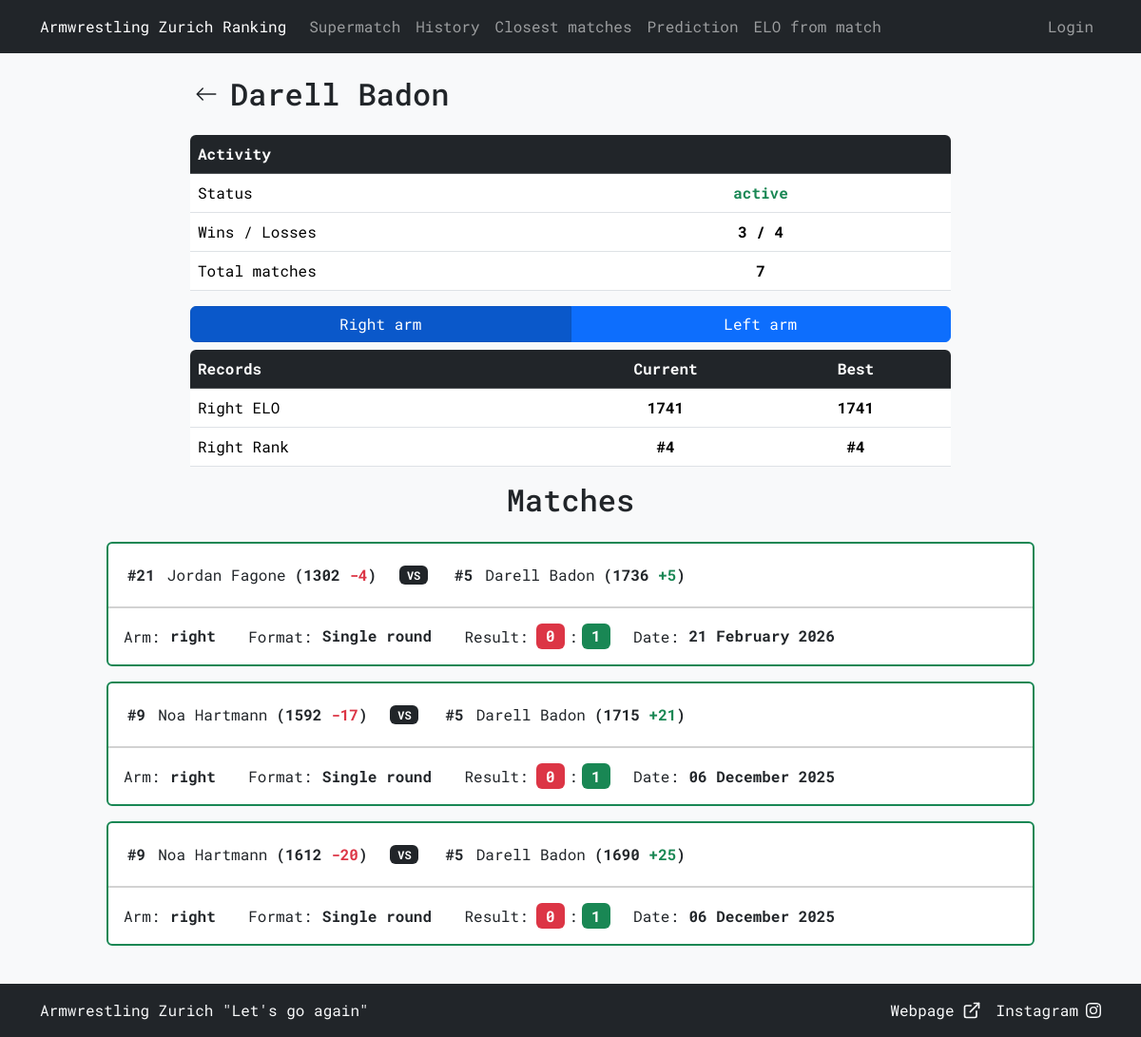
The app's page /view_member?id=32&arm=right with its own data.
### tables this page shows
CREATE TABLE "armwrestlers" (
    id INTEGER PRIMARY KEY AUTOINCREMENT,
    name TEXT NOT NULL UNIQUE,
    right_elo INTEGER NOT NULL,
    left_elo INTEGER NOT NULL,
    right_rank INTEGER,
    left_rank INTEGER,
    added_by TEXT NOT NULL,
    last_edited_by TEXT, hidden INTEGER NOT NULL DEFAULT 0, active INTEGER NOT NULL DEFAULT 1,
    FOREIGN KEY (added_by) REFERENCES users(username)
);

CREATE TABLE "history" (
    id INTEGER PRIMARY KEY AUTOINCREMENT,
    armwrestler1_id INTEGER NOT NULL,
    armwrestler2_id INTEGER NOT NULL,
    arm TEXT NOT NULL CHECK (arm IN ('right', 'left')),
    armwrestler1_rank INTEGER NOT NULL,
    armwrestler2_rank INTEGER NOT NULL,
    armwrestler1_elo INTEGER NOT NULL,
    armwrestler2_elo INTEGER NOT NULL,
    armwrestler1_score INTEGER NOT NULL,
    armwrestler2_score INTEGER NOT NULL,
    armwrestler1_elo_diff INTEGER NOT NULL,
    armwrestler2_elo_diff INTEGER NOT NULL,
    selected_format TEXT NOT NULL,
    date DATETIME DEFAULT CURRENT_TIMESTAMP,
    added_by TEXT NOT NULL,
    FOREIGN KEY (armwrestler1_id) REFERENCES armwrestlers(id),
    FOREIGN KEY (armwrestler2_id) REFERENCES armwrestlers(id),
    FOREIGN KEY (added_by) REFERENCES users(username)
);

### armelo_app.py (the view, shortened to what this page needs)
@app.route("/view_member", methods=["GET"])
def view_member():
    try:
        id = int(request.args.get('id'))
    except (ValueError, TypeError):
        raise NotFound()
    if request.args.get('arm') not in ('right', 'left'):
        return redirect(url_for('view_member', id=id, arm='right'))
    arm = get_arm()
    name_result = db_execute('SELECT name FROM armwrestlers WHERE id = ?', id)
    if not name_result:
        raise NotFound()
    name = name_result[0]['name']
    query = '''
        SELECT
            CASE WHEN a.hidden THEN 'hidden' WHEN a.active THEN 'active' ELSE 'inactive' END AS current_status,
            a.right_elo, a.left_elo, a.right_rank, a.left_rank
        FROM armwrestlers a
        WHERE a.id = ?
    '''
    current_status, current_right_elo, current_left_elo, current_right_rank, current_left_rank = db_execute(query, id)[0]
    wins, losses = 0, 0
    history = db_execute('''
        SELECT a1.id AS armwrestler1_id, a1.name AS armwrestler1_name, a2.id AS armwrestler2_id, a2.name AS armwrestler2_name, h.arm,
               h.armwrestler1_rank, h.armwrestler2_rank, h.armwrestler1_elo, h.armwrestler2_elo,
               h.armwrestler1_score, h.armwrestler2_score, h.armwrestler1_elo_diff, h.armwrestler2_elo_diff,
               h.selected_format, h.date
        FROM history h
        JOIN armwrestlers a1 ON h.armwrestler1_id = a1.id
        JOIN armwrestlers a2 ON h.armwrestler2_id = a2.id
        WHERE h.armwrestler1_id = ? OR h.armwrestler2_id = ?
        ORDER BY h.id DESC
    ''', id, id)
    selected_arm_history = []
    if history:
        best_right_elo = current_right_elo
        best_left_elo = current_left_elo
        best_right_rank = current_right_rank
        best_left_rank = current_left_rank
        wins_losses = []
        for record in history:
            is_armwrestler1 = record['armwrestler1_id'] == id
            match_arm = record['arm']
            elo = record['armwrestler1_elo'] if is_armwrestler1 else record['armwrestler2_elo']
            rank = record['armwrestler1_rank'] if is_armwrestler1 else record['armwrestler2_rank']
            my_score, opponent_score = (record['armwrestler1_score'], record['armwrestler2_score']) if is_armwrestler1 else (record['armwrestler2_score'], record['armwrestler1_score'])
            if my_score > opponent_score:
                wins += 1
                if match_arm == arm:
                    wins_losses.append("win")
            elif my_score < opponent_score:
                losses += 1
                if match_arm == arm:
                    wins_losses.append("loss")
            elif match_arm == arm:
                wins_losses.append("draw")
            if match_arm == 'right':
                best_right_elo = max(best_right_elo, elo)
                best_right_rank = min(best_right_rank, rank) if best_right_rank is not None else rank
                if arm == 'right':
                    selected_arm_history.append(record)
            elif match_arm == 'left':
                best_left_elo = max(best_left_elo, elo)
                best_left_rank = min(best_left_rank, rank) if best_left_rank is not None else rank
                if arm == 'left':
                    selected_arm_history.append(record)
        formatted_data = get_matches_formatted_data(selected_arm_history)
        total_matches = len(history)
    badges_for_arm = db_execute('''
        SELECT badges.name, badges.color
        FROM armwrestler_badges
        JOIN badges ON armwrestler_badges.badge_id = badges.id
        WHERE armwrestler_badges.armwrestler_id = ? AND armwrestler_badges.arm = ?
    ''', id, arm)
    template_data = {
        'id': id,
        'name': name,
        'current_right_elo': current_right_elo, 'current_left_elo': current_left_elo,
        'current_right_rank': current_right_rank, 'current_left_rank': current_left_rank,
        'best_right_elo': best_right_elo, 'best_left_elo': best_left_elo,
        'best_right_rank': best_right_rank, 'best_left_rank': best_left_rank,
        'current_status': current_status,
        'matches': selected_arm_history, 'formatted_data': formatted_data,
        'wins': wins, 'losses': losses, 'total_matches': total_matches,
        'wins_losses': wins_losses,
        'arm': arm,
        'badges_for_arm': badges_for_arm
    }
    if is_htmx():
        return render_template('view_member_partial.html', **template_data)
    return render_template('view_member.html', **template_data)

### armelo_app.py (called while the page is built)
@app.context_processor
def inject_user():
    username = session.get('username')
    return dict(username=username)

### config.py (called while the page is built)
def get_db():
    db = getattr(g, '_database', None)
    if db is None:
        db = g._database = sqlite3.connect(DATABASE)
        db.row_factory = sqlite3.Row
    return db

def db_execute(query, *args):
    db = get_db()
    cur = db.cursor()
    try:
        cur.execute(query, args)
        if query.strip().upper().startswith(("SELECT", "WITH")):
            return cur.fetchall()
        db.commit()
    except sqlite3.Error:
        db.rollback()
        raise
    finally:
        cur.close()

### helpers.py (called while the page is built)
def is_htmx():
    return bool(request.headers.get('HX-Request')) and not request.headers.get('HX-History-Restore-Request')

def get_arm():
    arm = request.values.get('arm', 'right')
    return arm if arm in ('right', 'left') else 'right'

### templates/view_member.html (shortened to what this page needs)
{% extends "layout.html" %}
{% from 'macros.html' import back_header %}
{% block content %}
<div class="mx-auto" style="max-width: 800px;">
    {{ back_header(name) }}
    <div class="table-responsive rounded">
        <table class="table">
            <thead class="table-dark">
                <tr>
                    <th colspan="2" class="align-middle">Activity</th>
                </tr>
            </thead>
            <tbody>
                <tr>
                    <td class="w-50 align-middle">Status</td>
                    <td class="text-center align-middle">
                        <span class="{% if current_status == 'active' %}text-success{% else %}text-secondary{% endif %}">
                            <strong>{{ current_status }}</strong>
                        </span>
                    </td>
                </tr>
                <tr>
                    <td class="w-50 align-middle">Wins / Losses</td>
                    <td class="text-center align-middle">
                        <strong>{{ wins }} / {{ losses }}</strong>
                    </td>
                </tr>
                <tr>
                    <td class="w-50 align-middle">Total matches</td>
                    <td class="text-center align-middle">
                        <strong>{{ total_matches }}</strong>
                    </td>
                </tr>
            </tbody>
        </table>
    </div>
</div>
<div id="arm_info">
    {% include 'view_member_partial.html' %}
</div>
{% endblock %}

### templates/macros.html (shortened to what this page needs)
{% macro back_header(title) %}
<div class="mb-4">
    <div class="row m-auto">
        <div class="col-auto p-0 d-flex align-items-center">
            <form action="{{ url_for('ranking') }}" method="GET">
                <button type="submit" class="btn btn-generic px-1 py-1 d-flex align-items-center">
                    <svg xmlns="http://www.w3.org/2000/svg" width="24" height="24" fill="currentColor" class="bi bi-arrow-left" viewBox="0 0 16 16">
                        <path fill-rule="evenodd" d="M15 8a.5.5 0 0 0-.5-.5H2.707l3.147-3.146a.5.5 0 1 0-.708-.708l-4 4a.5.5 0 0 0 0 .708l4 4a.5.5 0 0 0 .708-.708L2.707 8.5H14.5A.5.5 0 0 0 15 8"/>
                    </svg>
                </button>
            </form>
        </div>
        <div class="col d-flex align-items-center px-2">
            <h2 class="mb-0">{{ title }}</h2>
        </div>
    </div>
</div>
{% endmacro %}
{% macro arm_toggle(endpoint, target, push=false, url_kwargs={}) %}
<div class="btn-group btn-group-toggle mb-2 w-100">
    <a href="{{ url_for(endpoint, arm='right', **url_kwargs) }}"
       class="btn btn-primary w-50 {{ 'active' if arm == 'right' else '' }}"
       role="button"
       hx-get="{{ url_for(endpoint, arm='right', **url_kwargs) }}"
       hx-target="{{ target }}"
       hx-swap="innerMorph"
       {% if push %}hx-push-url="true"{% endif %}
       aria-pressed="{{ 'true' if arm == 'right' else 'false' }}">Right arm</a>
    <a href="{{ url_for(endpoint, arm='left', **url_kwargs) }}"
       class="btn btn-primary w-50 {{ 'active' if arm == 'left' else '' }}"
       role="button"
       hx-get="{{ url_for(endpoint, arm='left', **url_kwargs) }}"
       hx-target="{{ target }}"
       hx-swap="innerMorph"
       {% if push %}hx-push-url="true"{% endif %}
       aria-pressed="{{ 'true' if arm == 'left' else 'false' }}">Left arm</a>
</div>
{% endmacro %}

### templates/view_member_partial.html (shortened to what this page needs)
<div class="mx-auto" style="max-width: 800px;">
{% from 'macros.html' import arm_toggle with context %}
{{ arm_toggle('view_member', '#arm_info', push=true, url_kwargs={'id': id}) }}
    <div class="table-responsive rounded">
        <table class="table">
            <thead class="table-dark">
                <tr>
                    <th class="w-50 align-middle">Records</th>
                    <th class="text-center w-25 align-middle">Current</th>
                    <th class="text-center w-25 align-middle">Best</th>
                </tr>
            </thead>
            <tbody>
                {% if arm == 'right' %}
                <tr>
                    <td class="align-middle">Right ELO</td>
                    <td class="text-center align-middle"><strong>{{ current_right_elo }}</strong></td>
                    <td class="text-center align-middle"><strong>{{ best_right_elo }}</strong></td>
                </tr>
                <tr>
                    <td class="align-middle">Right Rank</td>
                    <td class="text-center align-middle">
                        <strong>{% if current_right_rank %}#{% endif %}{{ current_right_rank }}</strong>
                    </td>
                    <td class="text-center align-middle">
                        <strong>{% if best_right_rank %}#{% endif %}{{ best_right_rank }}</strong>
                    </td>
                </tr>
                {% endif %}
            </tbody>
        </table>
    </div>
</div>
<div class="col-auto text-center mb-4">
    <h2>Matches</h2>
</div>
{% if matches %}
{% include 'matches_partial.html' %}
{% else %}
<div class="alert alert-secondary">
    The armwrestler has not had any matches on the <strong>{{ arm }}</strong> arm.
</div>
{% endif%}

### templates/matches_partial.html (shortened to what this page needs)
{% for match in matches %}
<div class="col-12 mb-3">
    {% if wins_losses %}
        {% if wins_losses[loop.index - 1] == 'win' %}
            <div class="card border-success card-wider-border">
        {% elif wins_losses[loop.index - 1] == 'loss' %}
            <div class="card border-danger card-wider-border">
        {% else %}
            <div class="card card-wider-border">
        {% endif %}
    {% else %}
        <div class="card">
    {% endif %}
            <div class="card-header bg-transparent">
                <div class="row mt-2">
                    <div class="col-12 col-lg-auto mb-2 d-flex justify-content-center">
                        <div class="d-flex align-items-center gap-0 align-middle">
                            {% if match['armwrestler1_rank'] %}
                            <strong class="align-middle p-1">#{{ match['armwrestler1_rank'] }}</strong>
                            {% endif %}
                            <a href="{{ url_for('view_member', id=match['armwrestler1_id'], arm=match['arm']) }}" class="btn btn-generic text-start px-2 py-1 m-0 text-nowrap">
                                {{ match['armwrestler1_name'] }}
                            </a>
                            <strong class="text-nowrap align-middle">({{ match['armwrestler1_elo'] }} <span class="{{ formatted_data[loop.index - 1].diff1_color }}">{{ formatted_data[loop.index - 1].diff1_text }}</span>)</strong>
                        </div>
                    </div>
                    <div class="col-12 col-lg-auto text-center mb-2 d-flex align-items-center justify-content-center">
                        <span class="badge bg-dark">VS</span>
                    </div>
                    <div class="col-12 col-lg-auto mb-2 d-flex justify-content-center">
                        <div class="d-flex align-items-center gap-0 align-middle">
                            {% if match['armwrestler2_rank'] %}
                            <strong class="align-middle p-1">#{{ match['armwrestler2_rank'] }}</strong>
                            {% endif %}
                            <a href="{{ url_for('view_member', id=match['armwrestler2_id'], arm=match['arm']) }}" class="btn btn-generic text-start px-2 py-1 m-0 text-nowrap">
                                {{ match['armwrestler2_name'] }}
                            </a>
                            <strong class="text-nowrap align-middle">({{ match['armwrestler2_elo'] }} <span class="{{ formatted_data[loop.index - 1].diff2_color }}">{{ formatted_data[loop.index - 1].diff2_text }}</span>)</strong>
                        </div>
                    </div>
                </div>
            </div>
            <div class="card-body">
                <div class="card-text">
                    <div class="row justify-content-start">
                        <div class="col-12 col-lg-auto mb-2 mb-lg-0 text-start">
                            Arm:<span class="fs-6 mx-0 badge text-dark">{{ match['arm'] }}</span>
                        </div>
                        <div class="col-12 col-lg-auto mb-2 mb-lg-0 text-start">
                            Format:<span class="fs-6 mx-0 badge text-dark">{{ match['selected_format'] }}</span>
                        </div>
                        <div class="col-12 col-lg-auto mb-2 mb-lg-0 text-start">
                            Result:<span class="fs-6 ms-2 me-1 badge {{ formatted_data[loop.index - 1].score1_color }}">{{ match['armwrestler1_score'] }}</span>:<span class="fs-6 ms-1 me-0 badge {{ formatted_data[loop.index - 1].score2_color }}">{{ match['armwrestler2_score'] }}</span>
                        </div>
                        <div class="col-12 col-lg-auto mb-0 mb-lg-0 text-start">
                            Date:<span class="fs-6 mx-0 badge text-dark">{{ formatted_data[loop.index - 1].date }}</span>
                        </div>
                    </div>
                </div>
            </div>
        </div>
</div>
{% endfor %}

### static/styles.css (style rules this page uses)
* { font-family: 'Roboto Mono', monospace; }
html, body { height: 100%; scrollbar-width: none; -ms-overflow-style: none; }
body { display: flex; flex-direction: column; }
.btn-generic { --bs-btn-bg: transparent; --bs-btn-border-color: transparent; --bs-btn-hover-bg: transparent; --bs-btn-hover-border-color: var(--bs-secondary); --bs-btn-active-border-color: var(--bs-secondary); --bs-btn-active-bg: transparent; }
.card-wider-border { --bs-card-border-width: 2px; }

### records on screen
armwrestlers: name "Darell Badon", right_elo "1741"
history: armwrestler1_rank "21", armwrestler1_name "Jordan Fagone", armwrestler1_elo "1302", armwrestler1_elo_diff "-4", armwrestler2_rank "5", armwrestler2_name "Darell Badon", armwrestler2_elo "1736", index "+5", arm "right", selected_format "Single round", armwrestler1_score "0", armwrestler2_score "1", date "21 February 2026"
history: armwrestler1_rank "9", armwrestler1_name "Noa Hartmann", armwrestler1_elo "1592", armwrestler1_elo_diff "-17", armwrestler2_rank "5", armwrestler2_name "Darell Badon", armwrestler2_elo "1715", index "+21", arm "right", selected_format "Single round", armwrestler1_score "0", armwrestler2_score "1", index "06 December 2025"
history: armwrestler1_rank "9", armwrestler1_name "Noa Hartmann", armwrestler1_elo "1612", armwrestler1_elo_diff "-20", armwrestler2_rank "5", armwrestler2_name "Darell Badon", armwrestler2_elo "1690", index "+25", arm "right", selected_format "Single round", armwrestler1_score "0", armwrestler2_score "1", index "06 December 2025"

### other values on screen
{{ current_status }} "active"
{{ wins }} "3"
{{ losses }} "4"
{{ total_matches }} "7"
{{ current_right_rank }} "4"
{{ best_right_rank }} "4"
